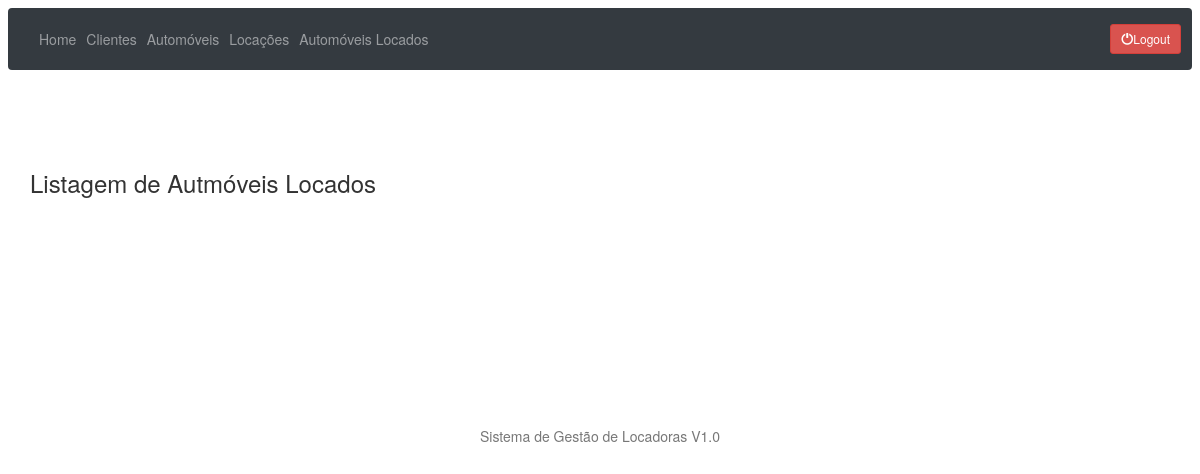
/automoveis/listlocados/ (signed in), run on an earlier commit of the app's database.
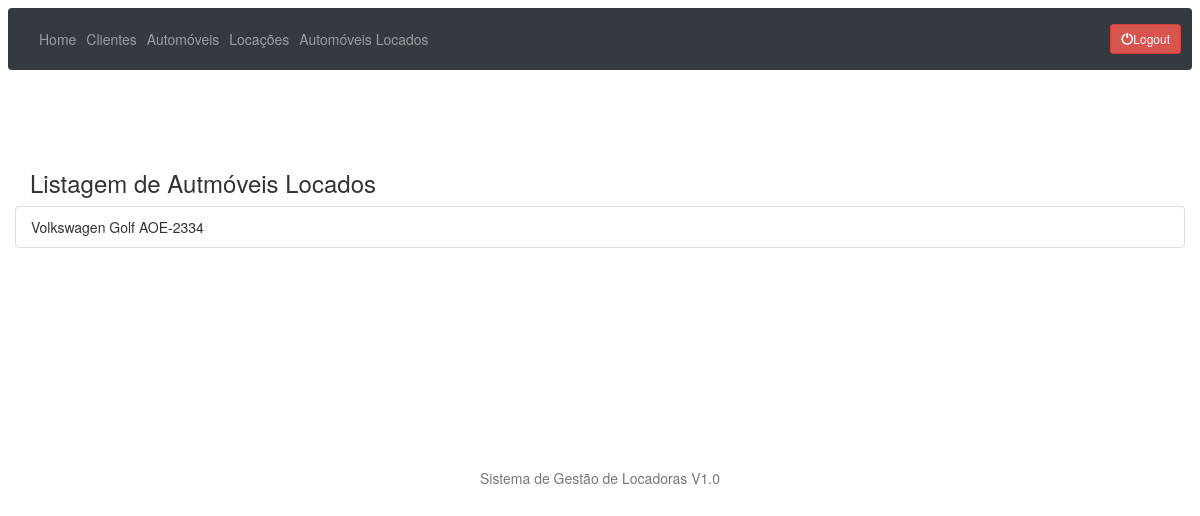
And on a later commit of the database.
### automoveis/models.py (models this page shows, shortened)
class Automovel(models.Model):
    marca = models.CharField(max_length=30)
    modelo = models.CharField(max_length=30)
    placa = models.CharField(max_length=30)
    foto = models.ImageField(upload_to='automoveis_fotos', null=True, blank=True)
    alugado = models.BooleanField(default=False)

### automoveis/views.py (the view)
# urls.py: path('listlocados/', automoveis_locados, name='automoveis_locados'),
@login_required()
def automoveis_locados(request):
    automoveislocados = Automovel.objects.filter(alugado=True)
    return render(request, 'automovel_locado.html', {'automoveislocados': automoveislocados})

### automoveis/templates/automovel_locado.html (shortened to what this page needs)
{% extends 'base.html' %}
{% block main %}
    <h3>Listagem de Autmóveis Locados</h3>
    <div class="row">
        <ul class="list-group">
            {% for automovel in automoveislocados %}
                <li class="list-group-item">
                    {{ automovel.marca }} {{ automovel.modelo }} {{ automovel.placa }}
                </li>
            {% endfor %}
        </ul>
    </div>
{% endblock %}

What changed in the data, as far as the page shows it:
now on this page (row edited): Automovel: marca "Volkswagen", modelo "Golf", placa "AOE-2334"
